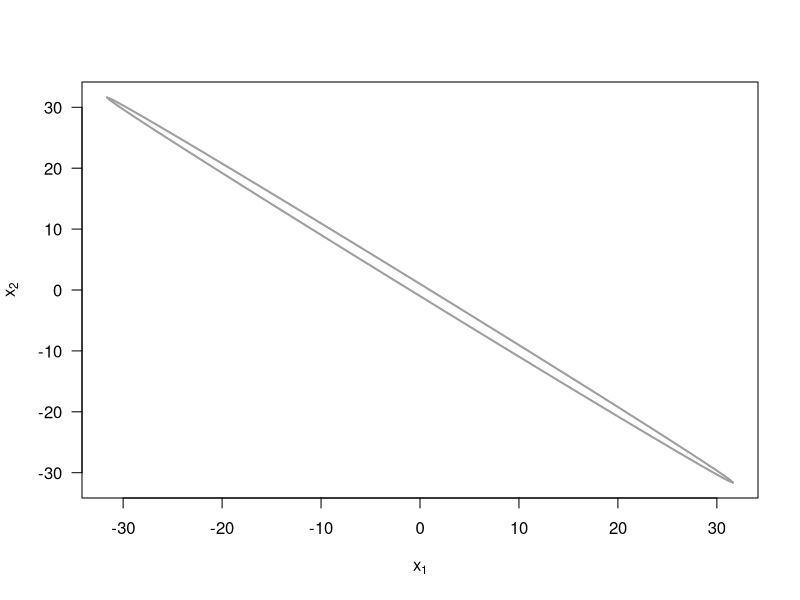
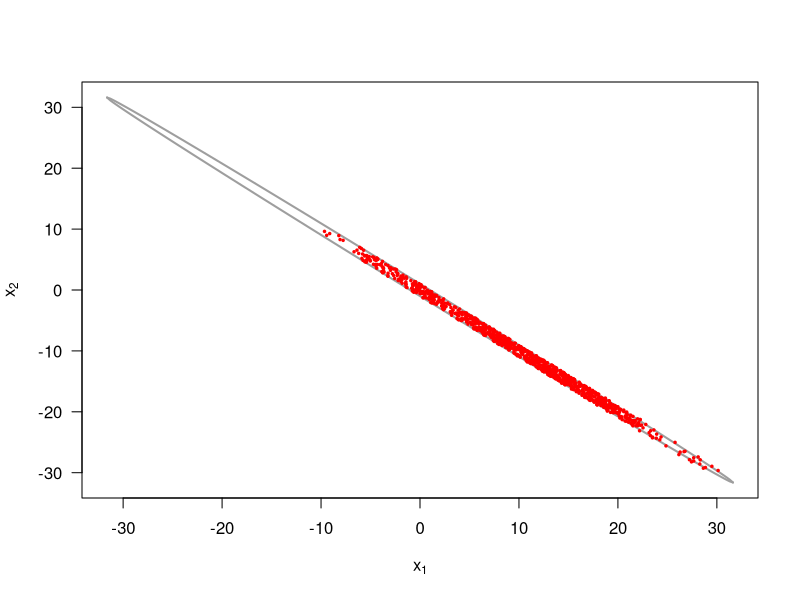
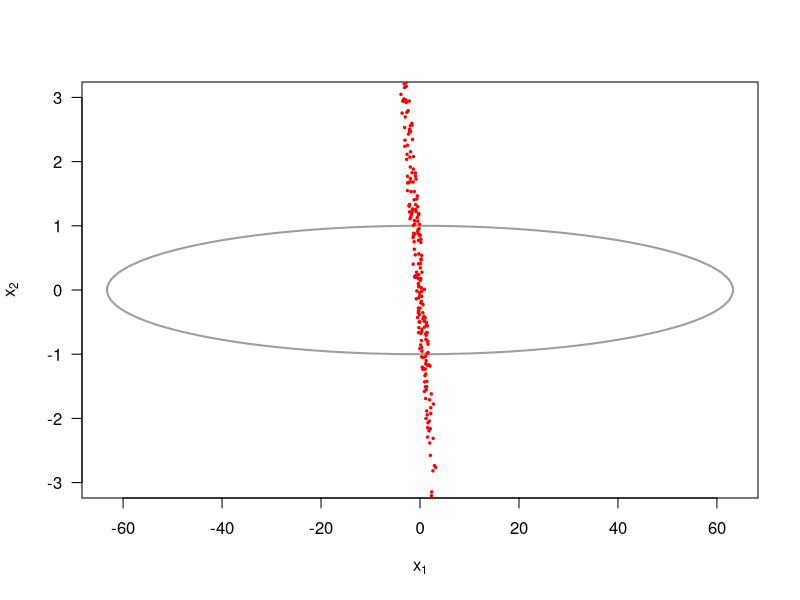

Generate these figures, in order, with R:
## ---- chunk 1
knitr::opts_chunk$set(echo = TRUE)
## ---- chunk 2

## ---- chunk 3


## ---- chunk 4

## ---- chunk 5



## ---- chunk 6



## ---- chunk 7



## ---- chunk 8

###############################
### Boundary ellipse 
### for Gibbs sampling example
### from Lecture 4
### Fall 2023, by Frank Miller
###############################
w  <- 1.999
xv <- seq(-1, 1, by=0.01) * 1/sqrt(1-w^2/4)  # a range of x1-values, where the term below the root is non-negative (compare Lecture 4)
plot(xv, xv, type="n", xlab=expression(x[1]), ylab=expression(x[2]), las=1)
# ellipse
lines(xv, -(w/2)*xv-sqrt(1-(1-w^2/4)*xv^2), lwd=2, col=8)
lines(xv, -(w/2)*xv+sqrt(1-(1-w^2/4)*xv^2), lwd=2, col=8)
## ---- chunk 9
#Gibbs sampling
f1_cond <- function(x2){
  return(runif(1, min = -0.9995*x2 - sqrt(1-0.00099975*x2), max = -0.9995*x2 + sqrt(1-0.00099975*x2)))
}
f2_cond <- function(x1){
  return(runif(1, min = -0.9995*x1 - sqrt(1-0.00099975*x1), max = -0.9995*x1 + sqrt(1-0.00099975*x1)))
}

set.seed(12345)
n <- 1000
x1 <- 0
x2 <- 0
X1 <- c()
X2 <- c()
for(i in 1:n){
  x1 <- f1_cond(x2)
  x2 <- f2_cond(x1)
  X1 <- c(X1, x1)
  X2 <- c(X2, x2)
}

w  <- 1.999
xv <- seq(-1, 1, by=0.01) * 1/sqrt(1-w^2/4)  # a range of x1-values, where the term below the root is non-negative (compare Lecture 4)
plot(xv, xv, type="n", xlab=expression(x[1]), ylab=expression(x[2]), las=1)
# ellipse
lines(xv, -(w/2)*xv-sqrt(1-(1-w^2/4)*xv^2), lwd=2, col=8)
lines(xv, -(w/2)*xv+sqrt(1-(1-w^2/4)*xv^2), lwd=2, col=8)
#Add the points X1 and X2 to the graph
points(X1, X2, col = "red", pch = 20, cex = 0.5)

## ---- chunk 10
#Determine P(X1 > 0)

means <- c()
for(i in 1:100){
  set.seed(i)
  n <- 1000
  x1 <- 0
  x2 <- 0
  X1 <- c()
  X2 <- c()
  for(i in 1:n){
    x1 <- f1_cond(x2)
    x2 <- f2_cond(x1)
    X1 <- c(X1, x1)
    X2 <- c(X2, x2)
  }
  means <- c(means, mean(X1 > 0))
}
#mean(means)
## ---- chunk 11
#Gibbs sampling
xv <- seq(-sqrt(4000), sqrt(4000) , by=0.01)   # a range of x1-values, where the term below the root is non-negative (compare Lecture 4)
plot(xv, xv, type="n", xlab=expression(x[1]), ylab=expression(x[2]), las=1, ylim = c(-3,3))
# ellipse
lines(xv, -sqrt(1-xv^2*0.00025)/(0.99975), lwd=2, col=8)
lines(xv, sqrt(1-xv^2*0.00025)/(0.99975), lwd=2, col=8)

u1_given_ <- function(u2){
  return(runif( 1, min = -sqrt((1-u2^2*0.00025)/0.99975), max = sqrt((1-u2^2*0.00025)/0.99975) ))
}
u2_given_ <- function(u1){
  return(runif(1, min = -sqrt((1-u1^2*0.99975)/0.00025), max = sqrt((1-u1^2*0.99975)/0.00025) ))
}

means <- c()
for(i in 1:100){
  set.seed(i)
  n <- 1000
  u1 <- 0
  u2 <- 0
  U1 <- c()
  U2 <- c()
  for(i in 1:n){
    u1 <- u1_given_(u2)
    u2 <- u2_given_(u1)
    U1 <- c(U1, u1)
    U2 <- c(U2, u2)
  }
  means <- c(means, mean(U1 > 0))
}
mean(means)
points(X2, X1, col = "red", pch = 20, cex = 0.5)
